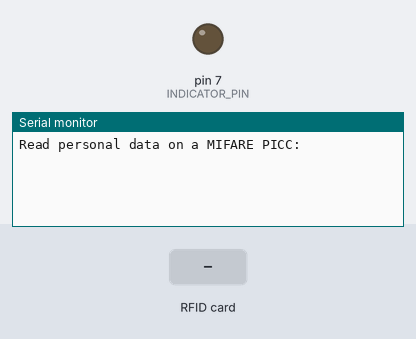
This sketch was run on a simulated Arduino Uno, built with avr-gcc and run on an emulated ATmega328P. Parts: output pins drawn as LEDs (lit = HIGH), the last lines printed to the serial monitor. The inputs (shaded band) are chosen by the test bench. Pins used as bus, display or sensor lines are not drawn.

Above: at 1.2 s.
1.3 s: RFID card 99 68 47 32 held to the reader
At 2.1 s:
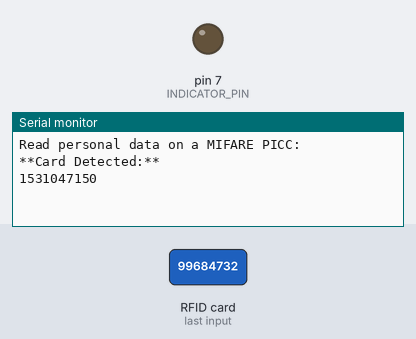
At 3.7 s:
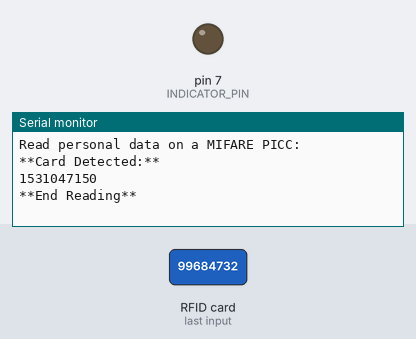

The sketch:

rfid_readCard.ino
```cpp
#include <SPI.h>
#include <MFRC522.h>

#define RST_PIN         5           // Configurable
#define SS_PIN          10          // Configurable
#define INDICATOR_PIN   7           // Configurable

String ALLOWED_KEYS[2] = {"99684732", ""};

MFRC522 mfrc522(SS_PIN, RST_PIN);   // Create MFRC522 instance

//*****************************************************************************************//
void setup() {
  Serial.begin(9600);                                           // Initialize serial communications with the PC
  SPI.begin();                                                  // Init SPI bus
  mfrc522.PCD_Init();                                              // Init MFRC522 card
  Serial.println(F("Read personal data on a MIFARE PICC:"));    //shows in serial that it is ready to read
  pinMode(INDICATOR_PIN, OUTPUT);
}

//*****************************************************************************************//
void loop() {

  // Prepare key - all keys are set to FFFFFFFFFFFFh at chip delivery from the factory.
  MFRC522::MIFARE_Key key;
  for (byte i = 0; i < 6; i++) key.keyByte[i] = 0xFF;

  //some variables we need
  byte block;
  byte len;
  MFRC522::StatusCode status;

  //-------------------------------------------

  // Reset the loop if no new card present on the sensor/reader. This saves the entire process when idle.
  if ( ! mfrc522.PICC_IsNewCardPresent()) {
    return;
  }

  // Select one of the cards
  if ( ! mfrc522.PICC_ReadCardSerial()) {
    return;
  }

  Serial.println(F("**Card Detected:**"));

  //-------------------------------------------

  mfrc522.PICC_DumpDetailsToSerial(&(mfrc522.uid)); //dump some details about the card

  String cardUid = "";
  for (byte i = 0; i < mfrc522.uid.size; i++) {
    cardUid += (mfrc522.uid.uidByte[i]);
  }
  Serial.print(cardUid);
  for (auto i : ALLOWED_KEYS){
    if (i == cardUid)
      digitalWrite(INDICATOR_PIN, HIGH);
      delay(1000);
      digitalWrite(INDICATOR_PIN, LOW);
      break;
    }

  Serial.println(F("\n**End Reading**\n"));

  delay(1000); //change value if you want to read cards faster

  mfrc522.PICC_HaltA();
  mfrc522.PCD_StopCrypto1();
}
//*****************************************************************************************//
```

Measured:
- after the input at 1.3 s, the serial monitor: prints a new line at once (image 1)
